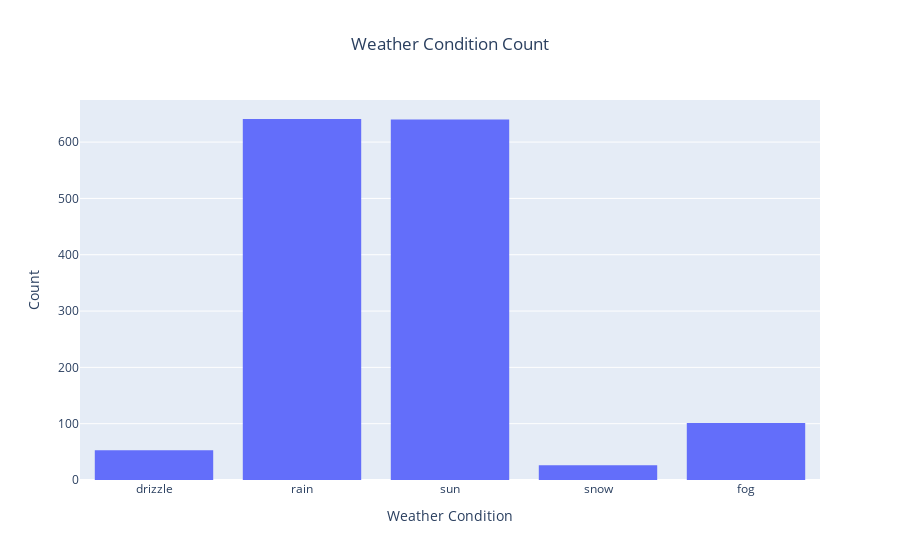

Write notebook code for a chart like this one.
### Code cell
graph = px.histogram(data, x='weather', title='Weather Condition Count')
graph.update_layout(
    xaxis_title='Weather Condition',
    yaxis_title='Count',
    title_x=0.5
)
pio.show(graph)

### Figure 1 — Plotly figure (JSON) as saved in the notebook; plotly's stock layout.template omitted (floating-point values rounded to 4 significant figures; data arrays with more than 128 entries replaced by an {"elided": "..."} marker saying what was removed)
{"data": [{"alignmentgroup": "True", "bingroup": "x", "hovertemplate": "weather=%{x}<br>count=%{y}<extra></extra>", "legendgroup": "", "marker": {"color": "#636efa", "pattern": {"shape": ""}}, "name": "", "offsetgroup": "", "orientation": "v", "showlegend": false, "type": "histogram", "x": {"elided": "1461 str values"}, "xaxis": "x", "yaxis": "y"}], "layout": {"barmode": "relative", "legend": {"tracegroupgap": 0}, "title": {"text": "Weather Condition Count", "x": 0.5}, "xaxis": {"anchor": "y", "domain": [0, 1], "title": {"text": "Weather Condition"}}, "yaxis": {"anchor": "x", "domain": [0, 1], "title": {"text": "Count"}}}}
